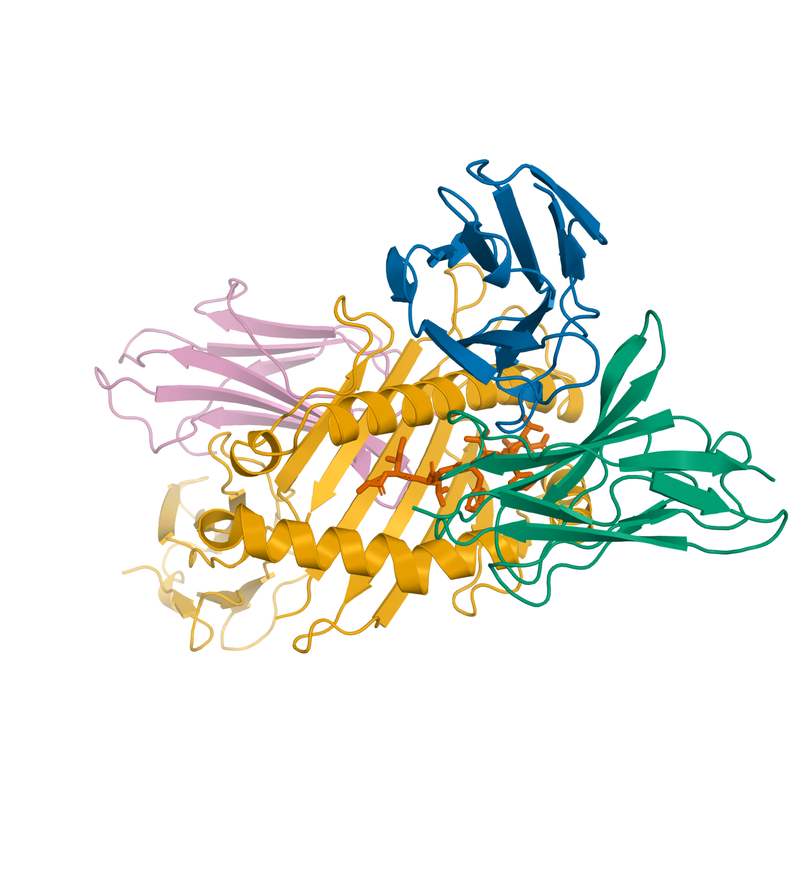
#> input picture science/paper/figures/_struct_view1.png, 800 x 882 px, shrunk from 1450 x 1600 before the run
$ python plot_graphical_abstract.py
#> lines starting #> are read from the running program, lines starting #| are printed output that depends on the picture; after the words box and inside, x2 and y2 are one past the last pixel; in counts of white or black regions, pixels touching at a corner belong together
### science/scripts/figstyle.py
"""Shared figure style for the paper. One source of truth for palette, type, and
output, so every panel is visually uniform.

Conventions enforced here (they answer the review requirements directly):
  * no figure titles: panels carry a bold "(a)" tag only, never a claim;
  * no result text baked into a figure: interpretation lives in the caption;
  * one Okabe-Ito colorblind-safe palette, assigned by role, never cycled;
  * vector output: every figure is written as PDF (for the manuscript) and PNG
    (for quick view), from the committed CSVs, no GPU.

Import and use:
    from figstyle import PALETTE, SURFACE, panel_label, save, apply
    apply()
    ...
    save(fig, "fig3_retrieval")
"""
from __future__ import annotations
from pathlib import Path

import matplotlib

matplotlib.use("Agg")
import matplotlib.pyplot as plt

ROOT = Path(__file__).resolve().parent.parent
DATA = ROOT / "paper/data"
FIGS = ROOT / "paper/figures"

# Okabe-Ito, validated CVD-safe (scripts checked with the dataviz palette checker).
PALETTE = {
    "blue": "#0072B2",     # TCR alpha / raw / primary series
    "green": "#009E73",    # TCR beta / peptide-identity / "yes" axis
    "orange": "#D55E00",   # de-leaked / cognate / held-out / "the finding"
    "amber": "#E69F00",    # MHC heavy chain
    "pink": "#CC79A7",     # beta-2 microglobulin
    "grey": "#9A9A9A",     # residual / control / sequence baseline
    "gridline": "#DDDDDD",
    "ink": "#333333",
    "mute": "#777777",
}
SURFACE = "#FCFCFB"

# Structure chain colors (match the PyMOL renders and the Fig 1 legend).
CHAIN = {"A": "#0072B2", "B": "#009E73", "C": "#E69F00", "D": "#CC79A7", "E": "#D55E00"}


def apply() -> None:
    """Global rcParams so type and lines are identical across figures."""
    plt.rcParams.update({
        "figure.facecolor": SURFACE,
        "axes.facecolor": SURFACE,
        "savefig.facecolor": SURFACE,
        "font.family": "DejaVu Sans",
        "font.size": 9.5,
        "axes.titlesize": 10.5,
        "axes.labelsize": 10,
        "xtick.labelsize": 9,
        "ytick.labelsize": 9,
        "legend.fontsize": 9,
        "axes.linewidth": 0.9,
        "axes.edgecolor": PALETTE["ink"],
        "xtick.color": PALETTE["ink"],
        "ytick.color": PALETTE["ink"],
        "axes.labelcolor": PALETTE["ink"],
        "text.color": PALETTE["ink"],
        "pdf.fonttype": 42,   # embed real TrueType glyphs, not Type-3 outlines
        "ps.fonttype": 42,
    })


def despine(ax) -> None:
    for s in ("top", "right"):
        ax.spines[s].set_visible(False)


# [4 lines left out: function panel_label, not called in this run]


def save(fig, stem: str) -> None:
    """Write both PDF (manuscript, vector) and PNG (quick view) into paper/figures."""
    FIGS.mkdir(parents=True, exist_ok=True)
    for ext, dpi in ((".pdf", None), (".png", 200)):
        fig.savefig(FIGS / f"{stem}{ext}", dpi=dpi, facecolor=SURFACE, bbox_inches="tight")
    print(f"wrote {FIGS / stem}.pdf + .png")

### science/scripts/plot_graphical_abstract.py
"""Graphical abstract: structural confidence reads presentation, not recognition.

A single self-contained figure (no caption), so unlike the paper figures it does
carry the headline finding and the key numbers as text. Reuses committed PyMOL
renders and the canonical numbers. Left: repertoire to a predicted TCR-pMHC.
Right: two specificity questions, presentation answered (groove confidence
separates a binder from its scramble, AUROC up to 0.99) and recognition not
(pre-registered held-out retrieval 0.61, p 0.24). Bottom: the one-line takeaway.

Usage: python scripts/plot_graphical_abstract.py
"""
from __future__ import annotations
import sys
from pathlib import Path

sys.path.insert(0, str(Path(__file__).resolve().parent))
import numpy as np
import matplotlib.pyplot as plt
from matplotlib.patches import FancyArrowPatch, FancyBboxPatch
from figstyle import PALETTE, CHAIN, SURFACE, FIGS, apply, save

YES, NO = PALETTE["green"], PALETTE["orange"]


def _img(path, pad=10):
#> called with path = '_struct_view1.png', pad = 10
    im = plt.imread(FIGS / path)
#> im is the input picture: shape (882, 800, 4) float32; mean R, G, B, A 0.931, 0.938, 0.909, 1
    rgb = im[..., :3] if im.shape[-1] >= 3 else im
    mask = (rgb < 0.97).any(-1)
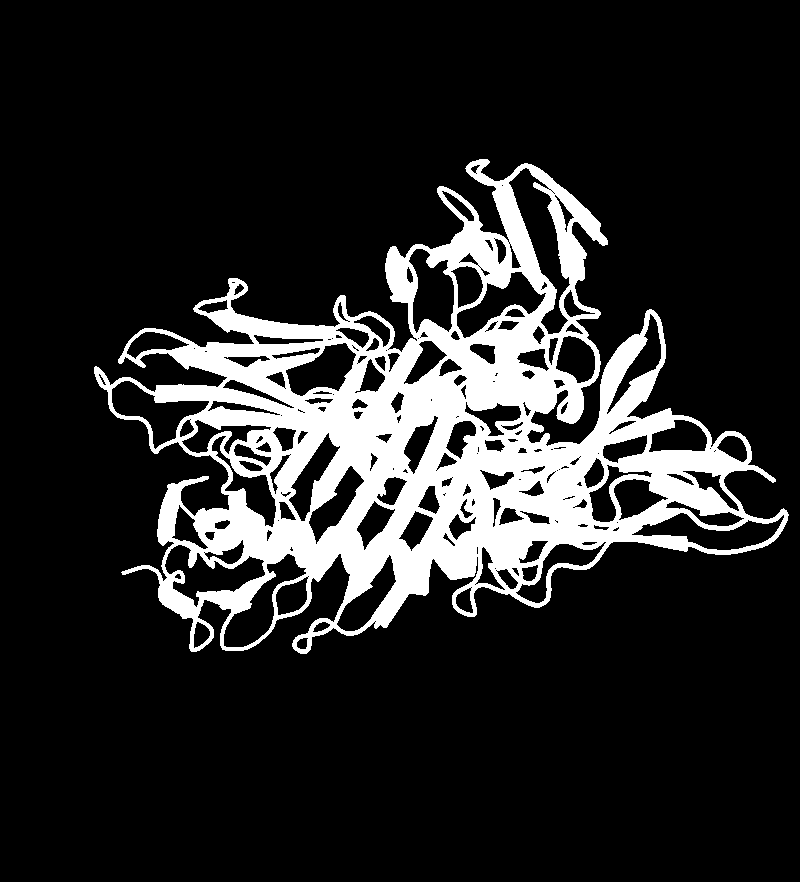
#> mask: shape (882, 800) bool; 15.3% white; 1 white region, box (x1, y1, x2, y2) and area: (94, 159, 789, 654) 108206
    ys, xs = np.where(mask)
    return im[max(ys.min() - pad, 0):ys.max() + pad, max(xs.min() - pad, 0):xs.max() + pad]


def _place(fig, path, rect):
    ax = fig.add_axes(rect)
    ax.imshow(_img(path))
    ax.axis("off")
    return ax


def main():
    apply()
    fig = plt.figure(figsize=(13, 6.6), facecolor=SURFACE)
    bg = fig.add_axes([0, 0, 1, 1]); bg.axis("off")
    bg.set_xlim(0, 1); bg.set_ylim(0, 1)

    # ---- input: repertoire -> predicted complex ------------------------------
    _place(fig, "_struct_view1.png", [0.01, 0.26, 0.26, 0.60])
    bg.text(0.14, 0.90, "10x TCR repertoire", ha="center", fontsize=12,
            fontweight="bold", color=PALETTE["ink"])
    bg.text(0.14, 0.215, "predicted TCR-pMHC\n(Protenix, 5 seeds)", ha="center",
            va="top", fontsize=10, color=PALETTE["mute"])
    for c, lab, x in ((CHAIN["A"], "TCR", 0.075), (CHAIN["C"], "MHC", 0.15),
                      (CHAIN["E"], "peptide", 0.235)):
        bg.text(x, 0.15, lab, ha="center", fontsize=8.5, color=c, fontweight="bold")

    bg.add_patch(FancyArrowPatch((0.275, 0.55), (0.33, 0.55), arrowstyle="-|>",
                                 mutation_scale=22, lw=2, color=PALETTE["ink"]))

    # ---- vertical divider between the two lanes ------------------------------
    bg.plot([0.34, 1.0], [0.53, 0.53], color=PALETTE["gridline"], lw=1.2)

    # ---- lane A: presentation (answered yes) ---------------------------------
    bg.text(0.36, 0.94, "MHC-peptide presentation", ha="left", fontsize=12.5,
            fontweight="bold", color=PALETTE["ink"])
    bg.text(0.36, 0.895, "does the peptide bind the HLA?", ha="left", fontsize=9.5,
            color=PALETTE["mute"])
    _place(fig, "_groove_conf_cognate.png", [0.36, 0.58, 0.20, 0.27])
#> call 2 of _img, with path = '_groove_conf_cognate.png', pad = 10
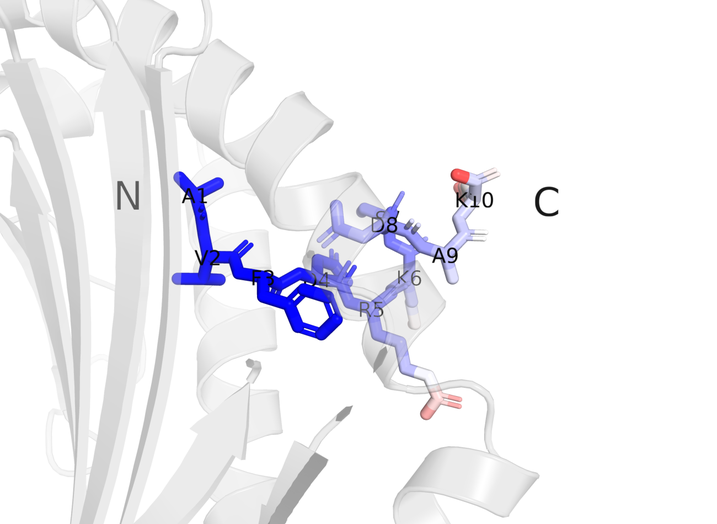
#> input picture science/paper/figures/_groove_conf_cognate.png, 717 x 524 px, shrunk from 1300 x 950 before the run
#> in _img, im is the input picture: shape (524, 717, 4) float32; mean R, G, B, A 0.94, 0.94, 0.957, 1
#> in _img (call 2), `mask = (rgb < 0.97).any(-1)`: mask: shape (524, 717) bool; 33.6% white; 7 white regions (5 under 20 px), largest, box (x1, y1, x2, y2) and area: (0, 0, 540, 524) 125850, (535, 186, 559, 217) 290
    _place(fig, "_groove_conf_scramble.png", [0.55, 0.58, 0.20, 0.27])
#> call 3 of _img, with path = '_groove_conf_scramble.png', pad = 10
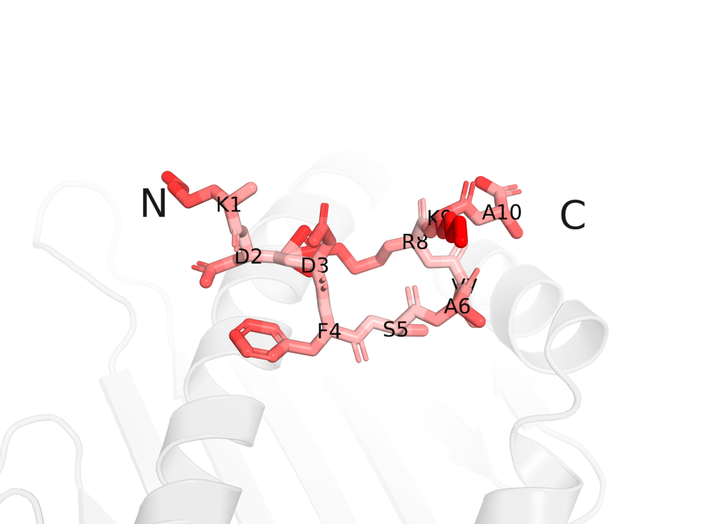
#> input picture science/paper/figures/_groove_conf_scramble.png, 717 x 524 px, shrunk from 1300 x 950 before the run
#> in _img, im is the input picture: shape (524, 717, 4) float32; mean R, G, B, A 0.981, 0.963, 0.963, 1
#> in _img (call 3), `mask = (rgb < 0.97).any(-1)`: mask: shape (524, 717) bool; 15.7% white; 42 white regions (31 under 20 px), largest, box (x1, y1, x2, y2) and area: (98, 170, 609, 524) 54033, (0, 414, 117, 524) 1902, (32, 185, 137, 375) 1249
#> in _img (call 3), `return im[max(ys.min() - pad, 0):ys.max() + pad, max(xs.min() - pad, 0..`:
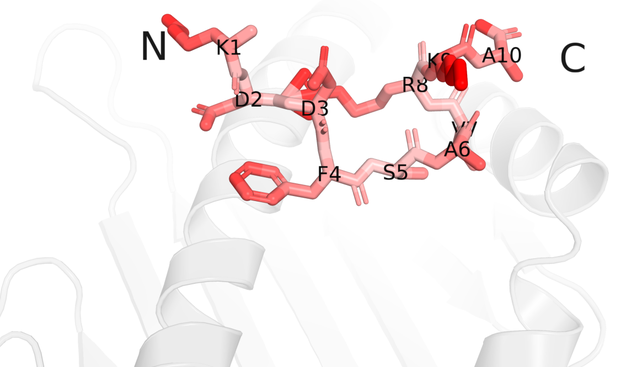
#> returned value: shape (367, 618, 4) float32; mean of channels 0, 1, 2, 3 0.969, 0.939, 0.939, 1; drawn as R, G, B
    bg.text(0.46, 0.565, "cognate (high pLDDT)", ha="center", fontsize=8.8,
            color=PALETTE["blue"], fontweight="bold")
    bg.text(0.65, 0.565, "scramble (low pLDDT)", ha="center", fontsize=8.8,
            color=NO, fontweight="bold")
    bg.text(0.905, 0.79, "✓", ha="center", va="center", fontsize=34,
            color=YES, fontweight="bold")
    bg.text(0.905, 0.685, "groove confidence\nseparates binder\nfrom scramble\nAUROC up to 0.99",
            ha="center", va="top", fontsize=10, color=PALETTE["ink"])

    # ---- lane B: recognition (not confirmed) ---------------------------------
    bg.text(0.36, 0.47, "TCR-peptide recognition", ha="left", fontsize=12.5,
            fontweight="bold", color=PALETTE["ink"])
    bg.text(0.36, 0.425, "does this TCR read the peptide?", ha="left", fontsize=9.5,
            color=PALETTE["mute"])
    _place(fig, "_interface_flu.png", [0.37, 0.13, 0.26, 0.27])
#> call 4 of _img, with path = '_interface_flu.png', pad = 10
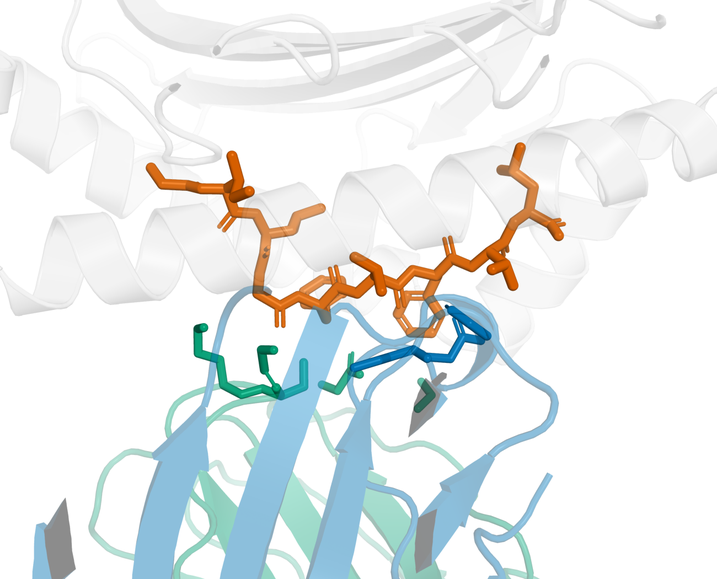
#> input picture science/paper/figures/_interface_flu.png, 717 x 579 px, shrunk from 1300 x 1050 before the run
#> in _img, im is the input picture: shape (579, 717, 4) float32; mean R, G, B, A 0.912, 0.929, 0.929, 1
#> in _img (call 4), `mask = (rgb < 0.97).any(-1)`:
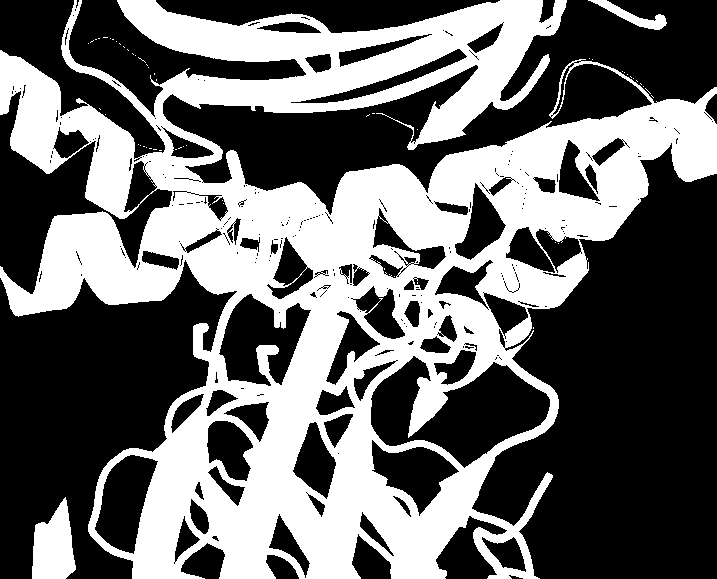
#> mask: shape (579, 717) bool; 41.4% white; 58 white regions (55 under 20 px), largest, box (x1, y1, x2, y2) and area: (0, 0, 717, 579) 168614, (32, 497, 76, 579) 2483, (588, 0, 667, 30) 674
    bg.text(0.905, 0.34, "✗", ha="center", va="center", fontsize=34,
            color=NO, fontweight="bold")
    bg.text(0.905, 0.235, "pre-registered held-out\nretrieval 0.61 (11/18),\np = 0.24: not confirmed",
            ha="center", va="top", fontsize=10, color=PALETTE["ink"])

    # ---- takeaway banner -----------------------------------------------------
    bg.add_patch(FancyBboxPatch((0.06, 0.015), 0.88, 0.075,
                                boxstyle="round,pad=0.006,rounding_size=0.02",
                                linewidth=0, facecolor="#EEF3F5", zorder=0))
    bg.text(0.5, 0.052, "Structural confidence reads presentation, not recognition",
            ha="center", va="center", fontsize=15, fontweight="bold", color=PALETTE["ink"])

    save(fig, "graphical_abstract")
#> the loop in save, `for ext, dpi in ((".pdf", None), (".png", 200)):` made 2 passes
#> pass 1, in save, `fig.savefig(FIGS / f"{stem}{ext}", dpi=dpi, facecolor=SURFACE, bbox_in..`:
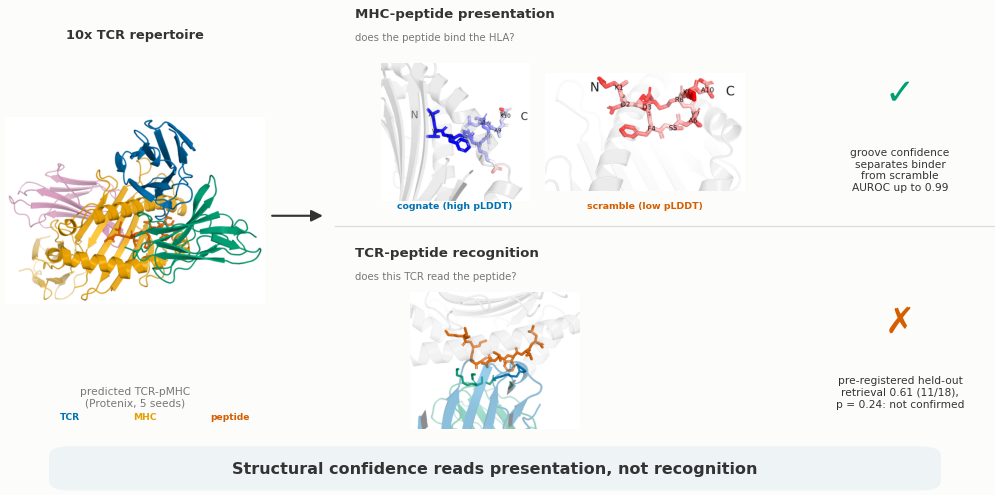
#> figure drawn by matplotlib, 5 panels


if __name__ == "__main__":
    main()
